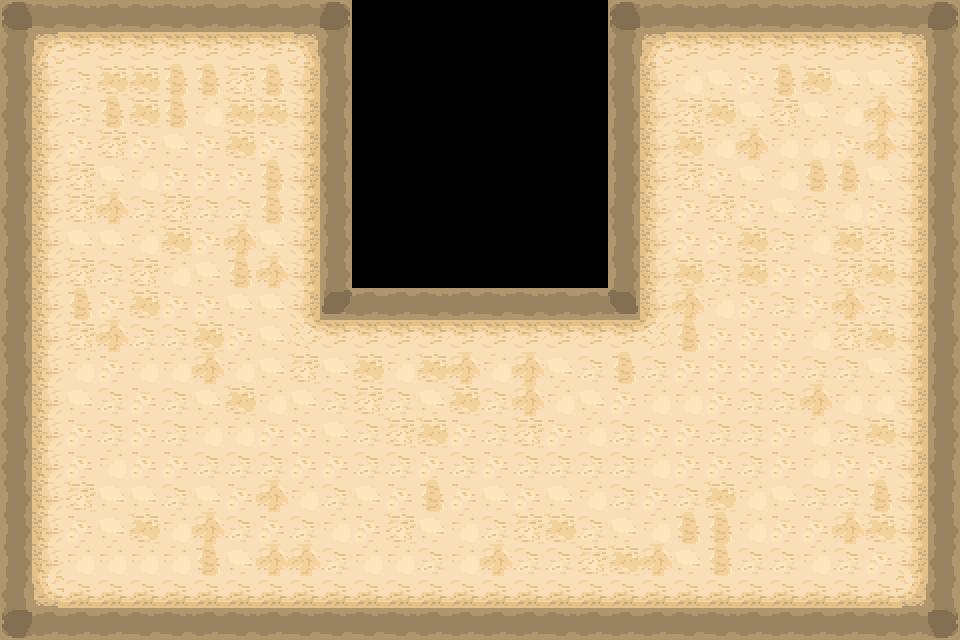

The image is a tile-based game level rendered from a .tmx file. Its description and complete source (layers, tilesets, objects, tile grids) follow:
An orthogonal 30x20 tile map with 32x32 px tiles, 1 tile layer (Tile Layer 1).

<map version="1.10" tiledversion="1.11.1-99-gec89c545" orientation="orthogonal" renderorder="right-down" width="30" height="20" tilewidth="32" tileheight="32" infinite="0" nextlayerid="2" nextobjectid="1">
 <tileset firstgid="1" source="../../Tiles/level_tiles.tsx" />
 <layer id="1" name="Tile Layer 1" width="30" height="20">
  <data encoding="csv">
99,101,101,117,101,101,117,117,117,117,100,0,0,0,0,0,0,0,0,99,117,101,117,117,101,101,101,117,101,100,
102,105,107,107,107,107,107,107,107,106,102,0,0,0,0,0,0,0,0,102,105,107,107,107,107,107,107,107,106,118,
118,108,110,127,127,112,112,109,112,124,118,0,0,0,0,0,0,0,0,102,108,111,126,125,112,127,126,126,124,118,
102,108,110,112,127,112,111,127,127,124,102,0,0,0,0,0,0,0,0,118,108,109,127,126,109,126,111,128,124,118,
118,108,125,109,125,126,125,127,125,124,102,0,0,0,0,0,0,0,0,118,108,127,111,128,111,111,125,128,124,118,
118,108,109,126,111,125,125,125,112,124,102,0,0,0,0,0,0,0,0,118,108,109,125,126,111,112,112,126,124,102,
102,108,109,128,110,109,110,110,112,124,118,0,0,0,0,0,0,0,0,102,108,125,109,125,126,110,111,125,124,102,
118,108,126,126,111,127,125,128,126,124,118,0,0,0,0,0,0,0,0,118,108,125,125,127,110,111,127,109,124,118,
118,108,109,110,109,111,126,112,128,124,118,0,0,0,0,0,0,0,0,118,108,127,110,127,125,125,109,127,124,118,
118,108,112,125,127,125,125,126,126,124,98,117,117,101,117,101,101,117,117,97,108,128,111,125,110,125,128,110,124,102,
102,108,109,128,110,110,127,125,126,119,107,107,107,107,107,107,107,107,107,107,120,112,125,125,125,111,109,127,124,118,
118,108,111,125,111,111,128,111,126,109,126,127,111,127,128,111,128,126,110,112,110,125,125,125,125,110,110,126,124,118,
102,108,126,110,125,110,126,127,111,126,110,109,110,126,127,110,128,111,126,125,111,111,125,110,110,128,111,111,124,118,
102,108,125,110,125,110,111,111,125,125,126,110,109,127,125,110,109,125,111,110,125,125,110,110,125,111,110,127,124,118,
102,108,125,111,125,125,110,110,110,125,125,110,110,125,110,125,110,110,110,110,111,125,125,110,125,111,125,125,124,102,
118,108,109,126,126,110,126,125,128,111,110,126,125,112,125,126,125,126,111,110,125,110,127,111,126,110,110,112,124,102,
118,108,125,126,127,111,128,110,125,110,111,125,109,126,111,110,109,127,110,126,111,112,112,111,125,125,128,127,124,118,
118,108,111,111,111,111,112,126,128,128,110,111,111,110,111,128,110,110,109,127,128,126,112,110,110,111,110,125,124,102,
102,121,123,123,123,123,123,123,123,123,123,123,123,123,123,123,123,123,123,123,123,123,123,123,123,123,123,123,122,102,
115,117,117,117,101,101,117,101,117,101,101,101,101,117,117,117,117,101,117,117,117,101,101,117,117,117,117,101,117,116
</data>
 </layer>
</map>